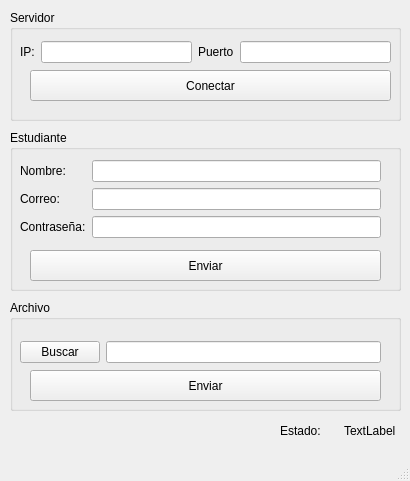
<?xml version="1.0" encoding="UTF-8"?>
<ui version="4.0">
 <class>proyecto</class>
 <widget class="QMainWindow" name="proyecto">
  <property name="geometry">
   <rect>
    <x>0</x>
    <y>0</y>
    <width>410</width>
    <height>481</height>
   </rect>
  </property>
  <property name="windowTitle">
   <string>proyecto</string>
  </property>
  <widget class="QWidget" name="centralwidget">
   <widget class="QGroupBox" name="groupBox">
    <property name="geometry">
     <rect>
      <x>10</x>
      <y>10</y>
      <width>391</width>
      <height>111</height>
     </rect>
    </property>
    <property name="title">
     <string>Servidor</string>
    </property>
    <widget class="QPushButton" name="pushButtonConect">
     <property name="geometry">
      <rect>
       <x>20</x>
       <y>60</y>
       <width>361</width>
       <height>31</height>
      </rect>
     </property>
     <property name="text">
      <string>Conectar</string>
     </property>
    </widget>
    <widget class="QWidget" name="layoutWidget">
     <property name="geometry">
      <rect>
       <x>10</x>
       <y>30</y>
       <width>371</width>
       <height>24</height>
      </rect>
     </property>
     <layout class="QHBoxLayout" name="horizontalLayout">
      <item>
       <widget class="QLabel" name="label">
        <property name="text">
         <string>IP:</string>
        </property>
       </widget>
      </item>
      <item>
       <widget class="QLineEdit" name="lineEditIP"/>
      </item>
      <item>
       <widget class="QLabel" name="label_2">
        <property name="text">
         <string>Puerto</string>
        </property>
       </widget>
      </item>
      <item>
       <widget class="QLineEdit" name="lineEditPort"/>
      </item>
     </layout>
    </widget>
   </widget>
   <widget class="QGroupBox" name="groupBox_2">
    <property name="geometry">
     <rect>
      <x>10</x>
      <y>130</y>
      <width>391</width>
      <height>161</height>
     </rect>
    </property>
    <property name="title">
     <string>Estudiante</string>
    </property>
    <widget class="QPushButton" name="pushButtonSendEstudent">
     <property name="geometry">
      <rect>
       <x>20</x>
       <y>120</y>
       <width>351</width>
       <height>31</height>
      </rect>
     </property>
     <property name="text">
      <string>Enviar</string>
     </property>
    </widget>
    <widget class="QWidget" name="layoutWidget">
     <property name="geometry">
      <rect>
       <x>10</x>
       <y>30</y>
       <width>361</width>
       <height>80</height>
      </rect>
     </property>
     <layout class="QFormLayout" name="formLayout">
      <item row="0" column="0">
       <widget class="QLabel" name="label_3">
        <property name="text">
         <string>Nombre:</string>
        </property>
       </widget>
      </item>
      <item row="0" column="1">
       <widget class="QLineEdit" name="lineEditName"/>
      </item>
      <item row="1" column="0">
       <widget class="QLabel" name="label_4">
        <property name="text">
         <string>Correo:</string>
        </property>
       </widget>
      </item>
      <item row="1" column="1">
       <widget class="QLineEdit" name="lineEditEmail"/>
      </item>
      <item row="2" column="0">
       <widget class="QLabel" name="label_5">
        <property name="text">
         <string>Contraseña:</string>
        </property>
       </widget>
      </item>
      <item row="2" column="1">
       <widget class="QLineEdit" name="lineEditPassword"/>
      </item>
     </layout>
    </widget>
   </widget>
   <widget class="QGroupBox" name="groupBox_3">
    <property name="geometry">
     <rect>
      <x>10</x>
      <y>300</y>
      <width>391</width>
      <height>111</height>
     </rect>
    </property>
    <property name="title">
     <string>Archivo</string>
    </property>
    <widget class="QPushButton" name="pushButtonSendFile">
     <property name="geometry">
      <rect>
       <x>20</x>
       <y>70</y>
       <width>351</width>
       <height>31</height>
      </rect>
     </property>
     <property name="text">
      <string>Enviar</string>
     </property>
    </widget>
    <widget class="QWidget" name="layoutWidget">
     <property name="geometry">
      <rect>
       <x>10</x>
       <y>40</y>
       <width>361</width>
       <height>24</height>
      </rect>
     </property>
     <layout class="QHBoxLayout" name="horizontalLayout_2">
      <item>
       <widget class="QPushButton" name="pushButtonSearsFile">
        <property name="text">
         <string>Buscar</string>
        </property>
       </widget>
      </item>
      <item>
       <widget class="QLineEdit" name="lineEditRuta"/>
      </item>
     </layout>
    </widget>
   </widget>
   <widget class="QWidget" name="layoutWidget">
    <property name="geometry">
     <rect>
      <x>280</x>
      <y>420</y>
      <width>121</width>
      <height>21</height>
     </rect>
    </property>
    <layout class="QHBoxLayout" name="horizontalLayout_3">
     <item>
      <widget class="QLabel" name="label_6">
       <property name="text">
        <string>Estado:</string>
       </property>
      </widget>
     </item>
     <item>
      <widget class="QLabel" name="label_7">
       <property name="text">
        <string>TextLabel</string>
       </property>
      </widget>
     </item>
    </layout>
   </widget>
  </widget>
  <widget class="QMenuBar" name="menubar">
   <property name="geometry">
    <rect>
     <x>0</x>
     <y>0</y>
     <width>410</width>
     <height>20</height>
    </rect>
   </property>
  </widget>
  <widget class="QStatusBar" name="statusbar"/>
 </widget>
 <resources/>
 <connections/>
</ui>
